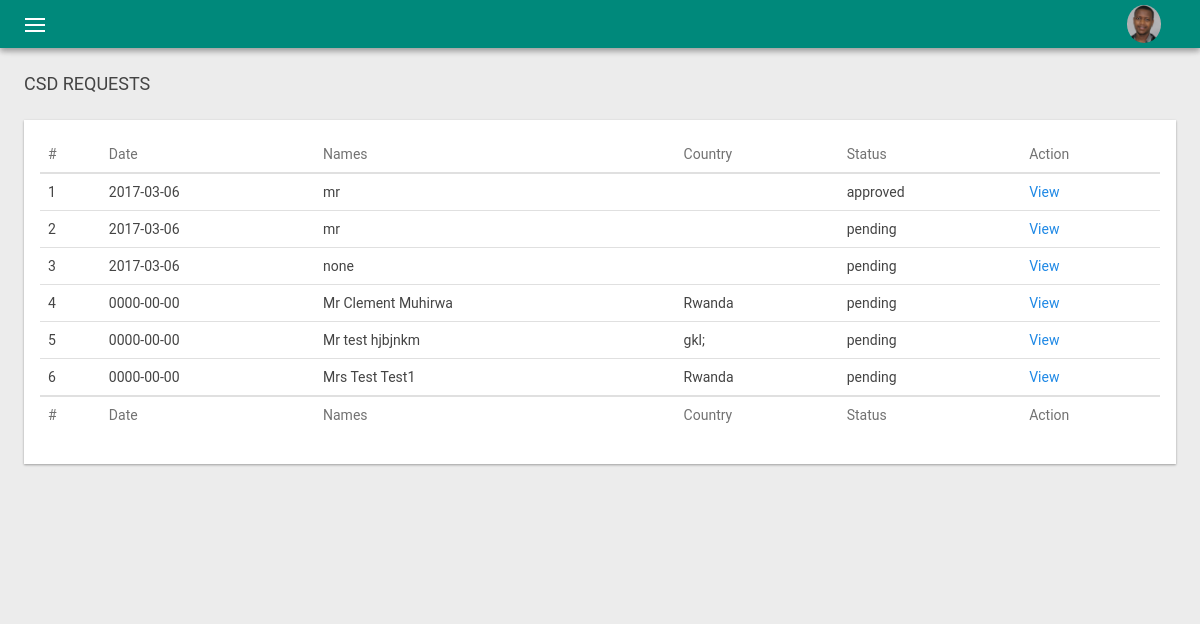
/invest/admin/customers.php (signed in), run on the app's committed database.
### tables this page shows
CREATE TABLE `clients` (
  `id` int(11) NOT NULL,
  `title` varchar(30) NOT NULL,
  `surname` varchar(30) NOT NULL,
  `otherNames` varchar(30) NOT NULL,
  `dob` date NOT NULL,
  `gender` varchar(30) NOT NULL,
  `nidPassport` varchar(30) NOT NULL,
  `nationality` varchar(30) NOT NULL,
  `postalLine1` varchar(30) NOT NULL,
  `postalLine2` varchar(30) NOT NULL,
  `phyisicalLine3` varchar(30) NOT NULL,
  `postCode` varchar(30) NOT NULL,
  `taxCode` varchar(30) NOT NULL,
  `city` varchar(30) NOT NULL,
  `country` varchar(30) NOT NULL,
  `residentIn` varchar(30) NOT NULL,
  `telephone` varchar(30) NOT NULL,
  `fax` varchar(30) NOT NULL,
  `e-mail` varchar(30) NOT NULL,
  `bankName` varchar(30) NOT NULL,
  `branch` varchar(30) NOT NULL,
  `accountNumber` varchar(30) NOT NULL,
  `attachments` enum('none','nid','pass','birc') NOT NULL,
  `status` enum('pending','approved','decliend') NOT NULL,
  `statusBy` varchar(30) NOT NULL,
  `statusOn` date NOT NULL,
  `csdAccount` varchar(30) NOT NULL
);

### invest/admin/customers.php (the view, shortened to what this page needs)
<!doctype html>
 <html lang="en">
<?php include("userheader.php");?>
    <div id="page_content">
        <div id="page_content_inner">
            <h4 class="heading_a uk-margin-bottom">CSD REQUESTS</h4>
            <div class="uk-grid uk-grid-medium" data-uk-grid-margin>
                <div class="uk-width-large-4-4">
                    <div class="md-card uk-margin-medium-bottom">
                        <div class="md-card-content">
                            <table id="dt_individual_search" class="uk-table" cellspacing="0" width="100%">
                                <thead>
                                    <tr>
                                        <th>#</th>
                                        <th>Date</th>
                                        <th>Names</th>
                                        <th>Country</th>
                                        <th>Status</th>
                                        <th>Action</th>
                                    </tr>
                                </thead>
                                <tfoot>
                                    <tr>
                                        <th>#</th>
                                        <th>Date</th>
                                        <th>Names</th>
                                        <th>Country</th>
                                        <th>Status</th>
                                        <th>Action</th>
                                    </tr>
                                </tfoot>
                                <tbody>
									<?php
										$sqlClients = $db->query('SELECT * FROM clients');
										$n="";
										while($row = mysqli_fetch_array($sqlClients))
										{
											$n++;
											echo '
												<tr>
													<td>'.$n.'</td>
													<td>'.$row['statusOn'].'</td>
													<td>'.$row['title'].' '.$row['surname'].' '.$row['otherNames'].'</td>
													<td>'.$row['country'].'</td>
													<td>'.$row['status'].'</td>
													<td><a href="view.php?viewid='.$row['id'].'">View</a></td>
												</tr>';
										}
									?>
								</tbody>
                            </table>
                        </div>
                    </div>
                </div>
            </div>
        </div>
    </div>
</body>
</html>

### data on the page
clients: statusOn "2017-03-06", title "mr", status "approved"
clients: statusOn "2017-03-06", title "mr", status "pending"
clients: statusOn "2017-03-06", title "none", status "pending"
clients: statusOn "0000-00-00", title "Mr", surname "Clement", otherNames "Muhirwa", country "Rwanda", status "pending"
clients: statusOn "0000-00-00", title "Mr", surname "test", otherNames "hjbjnkm", country "gkl;", status "pending"
clients: statusOn "0000-00-00", title "Mrs", surname "Test", otherNames "Test1", country "Rwanda", status "pending"
